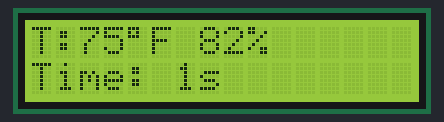
This sketch was run on a simulated Arduino Uno, built with avr-gcc and run on an emulated ATmega328P. Parts: 16×2 character LCD.

Above: at 1.1 s.
At 5.1 s:
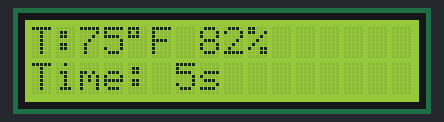
At 10.1 s:
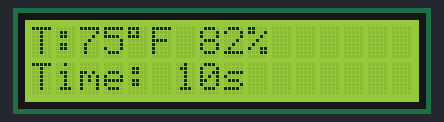
At 20.1 s:
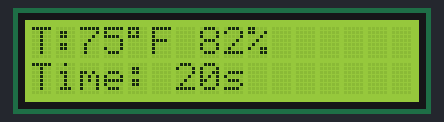
At 29.1 s:
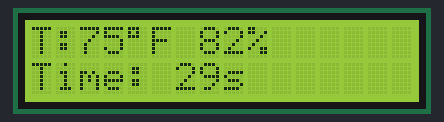
At 39.1 s:
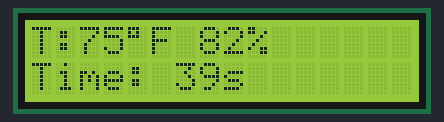

Measured:
- what the display in image 0 shows lasts 1.0 s, from 1.0 s to 2.0 s

The sketch:

LCD.ino
```cpp
/*
  LCD Display Example – Battery Status

  Shows:
   • Battery Temperature (°F)
   • Battery Charge (%)
   • Timer (counts up every second)

  Wiring (16x2 LCD, HD44780, 4-bit mode):
   LCD RS pin → Arduino 12
   LCD Enable pin → Arduino 11
   LCD D4 pin → Arduino 5
   LCD D5 pin → Arduino 4
   LCD D6 pin → Arduino 3
   LCD D7 pin → Arduino 2
   LCD R/W pin → GND
   LCD VSS pin → GND
   LCD VCC pin → 5V
   10K pot: ends → 5V & GND, wiper → VO (LCD pin 3)

*/

#include <LiquidCrystal.h>

// Pins: RS, E, D4, D5, D6, D7
const int rs = 12, en = 11, d4 = 5, d5 = 4, d6 = 3, d7 = 2;
LiquidCrystal lcd(rs, en, d4, d5, d6, d7);

// Dummy values for battery data (replace with sensor/ADC readings later)
int batteryTempF = 75;     // Example: 75°F
int batteryPercent = 82;   // Example: 82%

unsigned long prevMillis = 0;
unsigned long secondsElapsed = 0;

void setup() {
  lcd.begin(16, 2);
  lcd.clear();
}

void loop() {
  unsigned long currentMillis = millis();

  // Update timer every 1000 ms
  if (currentMillis - prevMillis >= 1000) {
    prevMillis = currentMillis;
    secondsElapsed++;

    // First row: Battery Temp + %
    lcd.setCursor(0, 0);
    lcd.print("T:");
    lcd.print(batteryTempF);
    lcd.print((char)223); // degree symbol
    lcd.print("F ");

    lcd.print(batteryPercent);
    lcd.print("%");

    // Second row: Timer
    lcd.setCursor(0, 1);
    lcd.print("Time: ");
    lcd.print(secondsElapsed);
    lcd.print("s   "); // spaces to overwrite old chars
  }
}
```
